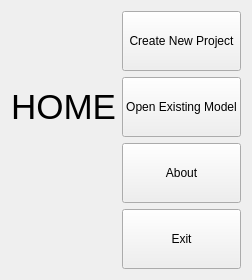
      <widget class="QWidget" name="home_screen">
       <property name="enabled">
        <bool>true</bool>
       </property>
       <layout class="QGridLayout" name="gridLayout_2">
        <item row="1" column="1">
         <widget class="QPushButton" name="open_existing_Button">
          <property name="minimumSize">
           <size>
            <width>100</width>
            <height>60</height>
           </size>
          </property>
          <property name="text">
           <string>Open Existing Model</string>
          </property>
         </widget>
        </item>
        <item row="0" column="1">
         <widget class="QPushButton" name="create_new_Button">
          <property name="enabled">
           <bool>true</bool>
          </property>
          <property name="minimumSize">
           <size>
            <width>100</width>
            <height>60</height>
           </size>
          </property>
          <property name="text">
           <string>Create New Project</string>
          </property>
         </widget>
        </item>
        <item row="3" column="1">
         <widget class="QPushButton" name="exit_Button">
          <property name="minimumSize">
           <size>
            <width>100</width>
            <height>60</height>
           </size>
          </property>
          <property name="text">
           <string>Exit</string>
          </property>
         </widget>
        </item>
        <item row="1" column="0">
         <widget class="QLabel" name="HOME_text">
          <property name="minimumSize">
           <size>
            <width>95</width>
            <height>45</height>
           </size>
          </property>
          <property name="font">
           <font>
            <pointsize>26</pointsize>
           </font>
          </property>
          <property name="text">
           <string>HOME</string>
          </property>
          <property name="alignment">
           <set>Qt::AlignCenter</set>
          </property>
          <property name="wordWrap">
           <bool>true</bool>
          </property>
         </widget>
        </item>
        <item row="2" column="1">
         <widget class="QPushButton" name="help_Button">
          <property name="minimumSize">
           <size>
            <width>100</width>
            <height>60</height>
           </size>
          </property>
          <property name="text">
           <string>About</string>
          </property>
         </widget>
        </item>
       </layout>
      </widget>
